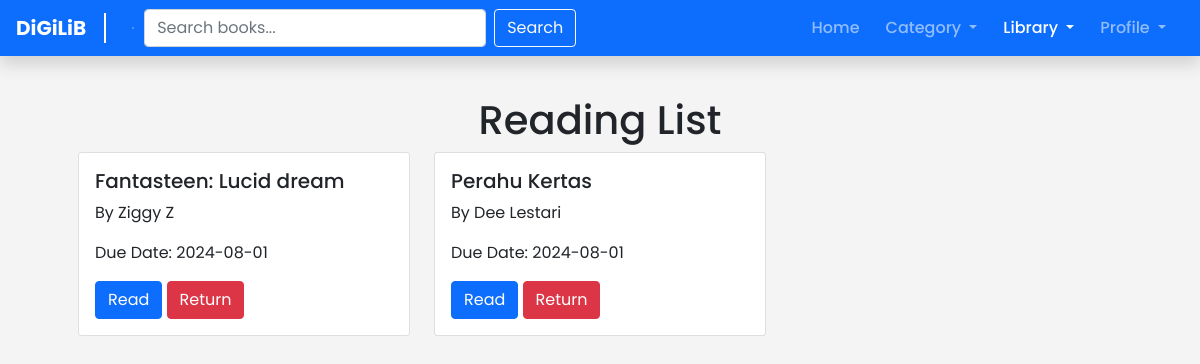
The app's page /user/read_book.php (signed in) with its own data.
### tables this page shows
CREATE TABLE `pinjam` (
  `id_pinjam` int(11) NOT NULL,
  `id_buku` int(11) NOT NULL,
  `id_user` int(11) NOT NULL,
  `tanggal_peminjaman` date NOT NULL,
  `tanggal_pengembalian` date NOT NULL
);

CREATE TABLE `buku` (
  `id_buku` int(11) NOT NULL,
  `judul_buku` varchar(100) NOT NULL,
  `pengarang` varchar(100) NOT NULL,
  `penerbit` varchar(100) NOT NULL,
  `tahun_terbit` varchar(5) NOT NULL,
  `status` tinyint(1) NOT NULL DEFAULT 0,
  `id_kategori` int(11) NOT NULL,
  `file_pdf` varchar(255) DEFAULT NULL
);

### includes/functions.php (called while the page is built, shortened)
<?php
function check_login($conn)
{
    if(isset($_SESSION['user_id']))
    {
        $id = $_SESSION['user_id'];
        $query = "SELECT * FROM users WHERE id_user = '$id' limit 1";
        $result = mysqli_query($conn, $query);
        if($result && mysqli_num_rows($result) > 0)
        {
            $user_data = mysqli_fetch_assoc($result);
            return $user_data;
        }
    }
    die;
}
?>

### user/read_book.php (the view, shortened to what this page needs)
<?php
include("../includes/config.php");
include("../includes/functions.php");
$user_data = check_login($conn);
$id_user = $user_data['id_user'];
$search = isset($_GET['search']) ? htmlspecialchars($_GET['search'], ENT_QUOTES, 'UTF-8') : '';
$query = "
SELECT buku.id_buku, buku.judul_buku, buku.pengarang, buku.file_pdf, pinjam.tanggal_pengembalian
FROM buku
JOIN pinjam ON buku.id_buku = pinjam.id_buku
WHERE pinjam.id_user = '$id_user' AND buku.status = 1";
$result = mysqli_query($conn, $query);
?>
<!DOCTYPE html>
<html lang="en">
<head>
    <link href="../assets/css/bootstrap.min.css" rel="stylesheet">
</head>
<body>
<nav class="navbar navbar-expand-lg navbar-dark shadow fixed-top bg-primary">
  <div class="container container-nav">
    <a class="navbar-brand" href="#">DiGiLiB</a>
    <hr style="margin: 0 10px; border: 1px solid #fff;">
    <div class="collapse navbar-collapse" id="navbarNav">
      <form class="d-flex me-auto" method="GET" action="book.php">
        <input class="form-control me-2" type="search" placeholder="Search books..." name="search"
          value="<?php echo $search; ?>">
        <button class="btn btn-outline-light" type="submit">Search</button>
      </form>
      <ul class="navbar-nav ms-auto mb-8 mb-lg-0">
        <li class="nav-item">
          <a class="nav-link" aria-current="page" href="index.php">Home</a>
        </li>
        <li class="nav-item dropdown">
          <a class="nav-link dropdown-toggle" href="#" id="categoryDropdown" role="button" data-bs-toggle="dropdown" aria-expanded="false">
              Category
          </a>
        </li>
        <li class="nav-item dropdown">
          <a class="nav-link active dropdown-toggle" href="#" id="navbarDropdown" role="button" data-bs-toggle="dropdown" aria-expanded="false">
            Library
          </a>
        </li>
        <li class="nav-item dropdown">
          <a class="nav-link dropdown-toggle" id="navbarDropdown" role="button" data-bs-toggle="dropdown" aria-expanded="false" href="user_profile.php">
            Profile
          </a>
        </li>
      </ul>
    </div>
  </div>
</nav>
<div class="container p-5 mt-5">
    <h1 class="text-center">Reading List</h1>
    <div class="row">
        <?php if (mysqli_num_rows($result) > 0) { ?>
            <?php while ($row = mysqli_fetch_assoc($result)) { ?>
                <div class="col-md-4 mb-4">
                    <div class="card">
                        <div class="card-body">
                            <h5 class="card-title "><?php echo htmlspecialchars($row['judul_buku'], ENT_QUOTES, 'UTF-8'); ?></h5>
                            <p class="card-text">By <?php echo htmlspecialchars($row['pengarang'], ENT_QUOTES, 'UTF-8'); ?></p>
                            <p class="card-text">Due Date: <?php echo htmlspecialchars($row['tanggal_pengembalian'], ENT_QUOTES, 'UTF-8'); ?></p>
                            <button type="button" class="btn btn-primary" data-bs-toggle="modal" data-bs-target="#readBookModal<?php echo $row['id_buku']; ?>">
                                Read
                            </button>
                            <button type="button" class="btn btn-danger return-book-btn" data-id="<?php echo $row['id_buku']; ?>" data-bs-toggle="modal" data-bs-target="#returnBookModal">Return</button>
                        </div>
                    </div>
                </div>
            <?php } ?>
        <?php } ?>
    </div>
</div>
</body>
</html>

### user/read_book.php (style rules this page uses)
body { font-family: 'Poppins', sans-serif; background-color: #f4f4f4; }
.navbar-nav .nav-item { margin-right: 10px; }
.navbar-nav .nav-link { font-weight: 500; }
.navbar-brand { font-weight: 700; position: relative; padding-right: 20px; }
.navbar-brand::after { content: ''; position: absolute; right: 0; top: 50%; transform: translateY(-50%); width: 2px; height: 30px; background-color: #fff; }
.navbar { padding: 0.5rem 1rem; }
.navbar-nav { margin-left: auto; }
.container-nav { max-width: 100%; padding-left: 0; padding-right: 0; }

### records on screen
pinjam: id_buku.judul_buku "Fantasteen: Lucid dream", id_buku.pengarang "Ziggy Z", tanggal_pengembalian "2024-08-01"
pinjam: id_buku.judul_buku "Perahu Kertas", id_buku.pengarang "Dee Lestari", tanggal_pengembalian "2024-08-01"
